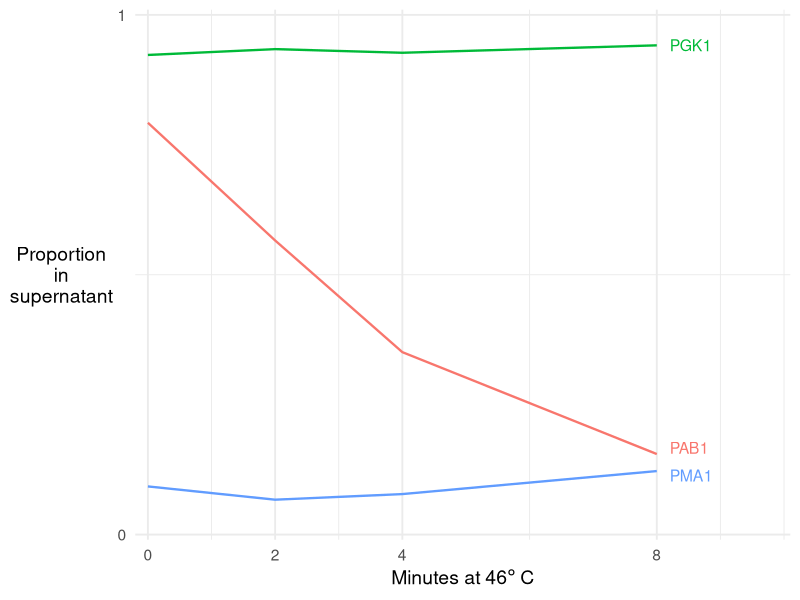
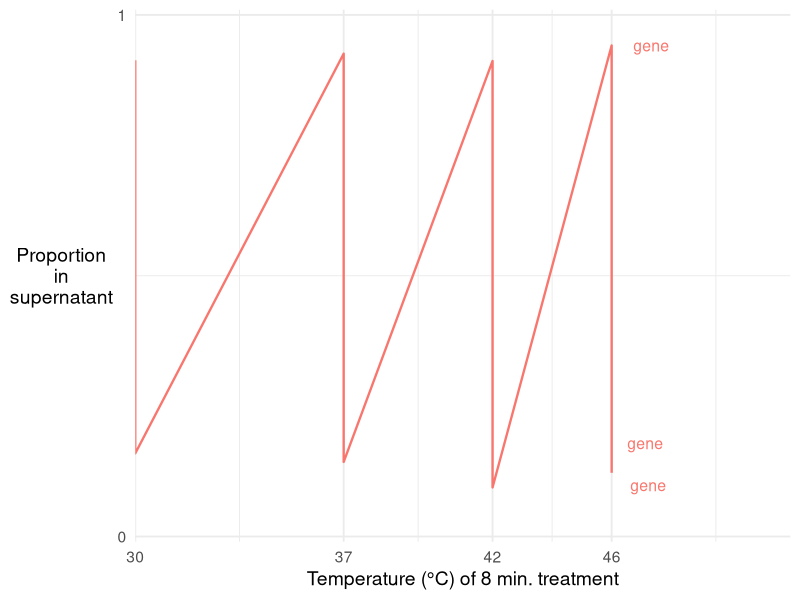
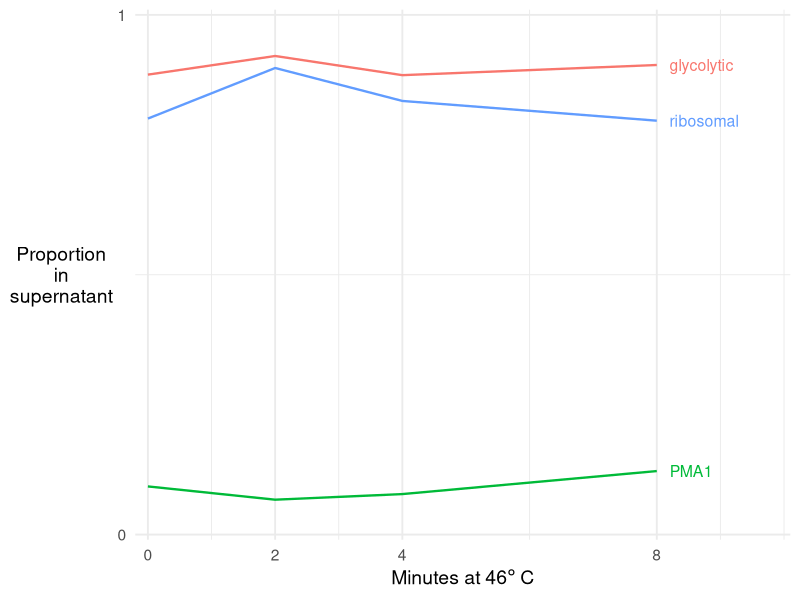
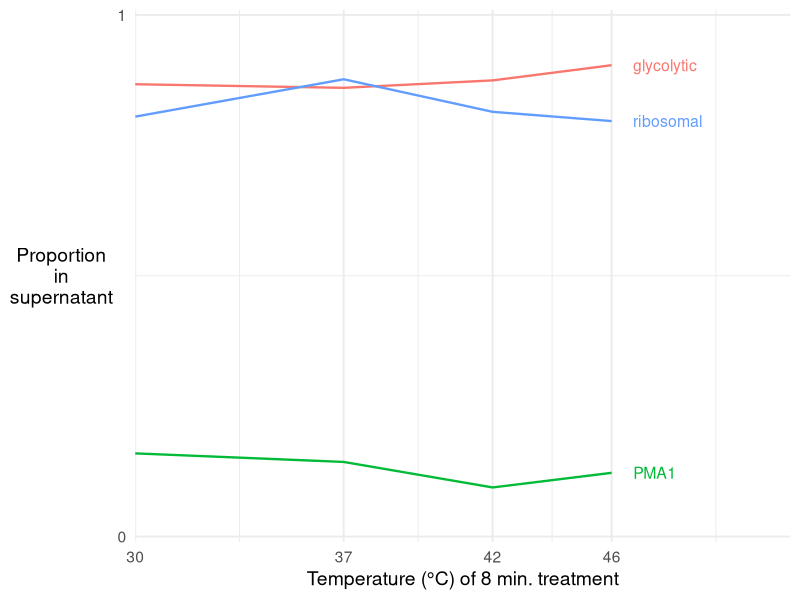

The R source for these figures, in order:
## ---- chunk 1
# install.packages(c("shiny","data.table","ggplot2","devtools"))
# devtools::install_github("aoles/shinyURL")
# query strings:
# psup_shiny/?ids=PGK1,OLA1,PMA1&idType=gene&interval=F&plotType=time
# psup_shiny/?ids=YER165W&idType=orf&interval=T&plotType=time

# To publish:
# runGitHub( "psup_shiny", "dad")
# and Publish

#library(shiny)
library(ggplot2)
library(ggrepel)
library(tidyverse)
#library(shinyURL)
## ---- chunk 2
ps_dt = read_tsv("./scer_aggregation_psup_long.txt", comment='#')

theme_set(theme_minimal(base_size=14) %+replace% theme(legend.position="none"))
## ---- chunk 3

splitstring = function(s) {
  # Take string formatted as "ribosomal=(RPS1,RPS2); glycolytic=(GLK1,TDH3)" and split into a
  # list(ribosomal=('RPS1','RPS2'), glycolytic=c('GLK1','TDH3'))
  if (T) {  s = "ribosomal=(RPS1,RPS2); glycolytic=(GLK1,TDH3)" }
  classes = str_split(s,';')[[1]]
  x = sapply(classes, function(ss) {
    res = str_split(ss,'=')[[1]]
    label=gsub("[[:space:]]",'',res[1])
    genes=str_split(gsub("\\((.*)\\)", "\\1",res[2]),',')[[1]]
    g = list(g=genes)
    names(g)[1] = label
    print(g)
    g
  }, USE.NAMES = F)
  x
}

scale_y_pSup = function(name=NULL) {
    list(scale_y_continuous(name,expand=c(0.01,0),limits=c(0,1),
                       #breaks=seq(0,1,.25),labels=c("0","","0.5","","1"))
                       breaks=c(0,1)),
         theme(axis.title.y=element_text(angle=0, vjust=0.5)))
}

scale_time = function(name=expression("Minutes at "*46*degree~C*""),
                       text=TRUE) {
    if (text) {
        mylim=c(0,9.9)
    } else {
        mylim=c(0,8)
    }
    scale_x_continuous(name,expand=c(0.01,0.1),limits=mylim,
                       breaks=c(0,2,4,8))
}

plotmygenes = function(mygenes,data=ps_dt,
                        tempexps=c("30C.rep2","37C.8min","42C.8min","46C.8min"),
                        temps=c(30,37,42,46), tempbreaks=temps,
                        timeexps=c("30C.rep1","46C.2min","46C.4min","46C.8min"),
                        times=c(0,2,4,8), 
                        errorbars=FALSE,linewidth=0.8,
                        idType=c("gene","orf")) {
    names(temps) = tempexps
    names(times) = timeexps
    
    if(idType=="gene") {
        ps_dt_temp = ps_dt |> filter(gene %in% mygenes & experiment %in% tempexps)
        ps_dt_time = ps_dt |> filter(gene %in% mygenes & experiment %in% timeexps)
    } else if(idType=="orf") {
        ps_dt_temp = ps_dt |> filter(orf %in% mygenes & experiment %in% tempexps)
        ps_dt_time = ps_dt |> filter(orf %in% mygenes & experiment %in% timeexps)
    } else {
        stop("idType must be gene or orf")
    }
    ps_dt_temp$temp = temps[ps_dt_temp$experiment ]
    plot_temp = ggplot(data=ps_dt_temp,
                        aes(x=.data[["temp"]],y=.data[["psup"]],ymin=.data[["psup.lo"]],ymax=.data[["psup.hi"]],
                                   colour=idType,label=idType)) +
        geom_line(linewidth=linewidth) + 
        geom_text_repel(size=4,data=ps_dt_temp |> filter(temp==max(temp)),
                  aes(x=max(temp)+0.5,y=psup), xlim=c(46,52)) +
        coord_cartesian(xlim=c(30,52)) +
#        scale_x_continuous(expression("Temperature "*(degree*C)*" of 8 min. treatment"),
        scale_x_continuous("Temperature (\u00b0C) of 8 min. treatment",
            breaks=tempbreaks,labels=tempbreaks, expand=c(0,0)) +
        scale_y_pSup("Proportion\nin\nsupernatant")
    
    ps_dt_time$time = times[ps_dt_time$experiment ]
    
    plot_time = ggplot(data=ps_dt_time,
                        aes_string(x="time",y="psup",ymin="psup.lo",ymax="psup.hi",
                                   colour=idType,label=idType)) +
        geom_line(size=linewidth) +
        geom_text_repel(size=4,data=subset(ps_dt_time,time==max(time)),
                  aes(x=max(time)+0.1,y=psup), xlim=c(8,12)) +
        scale_y_pSup("Proportion\nin\nsupernatant") + scale_time()
    
    if (errorbars) {
        plot_temp = plot_temp + geom_pointrange()
        plot_time = plot_time + geom_pointrange()
    }
    
    return(list(plot_time=plot_time,plot_temp=plot_temp))

}

plotgenes_categories = function(gene_cat_list,data=ps_dt,
                        tempexps=c("30C.rep2","37C.8min","42C.8min","46C.8min"),
                        temps=c(30,37,42,46), tempbreaks=temps,
                        timeexps=c("30C.rep1","46C.2min","46C.4min","46C.8min"),
                        times=c(0,2,4,8), 
                        errorbars=FALSE,linewidth=0.8,
                        idType=c("gene","orf")) {
    names(temps) = tempexps
    names(times) = timeexps
    
    if (!is_list(gene_cat_list)) {
      gene_cat_list = list("<unnamed>"=gene_cat_list)
    }

    ps_dt_temp_all = bind_rows(lapply(names(gene_cat_list), function(cat) {
        mygenes = gene_cat_list[[cat]]
        ps_dt |> filter(.data[[idType]] %in% mygenes & experiment %in% tempexps) |> mutate(category=cat)
     }))
    
    ps_dt_time_all = bind_rows(lapply(names(gene_cat_list), function(cat) {
        mygenes = gene_cat_list[[cat]]
        ps_dt |> filter(.data[[idType]] %in% mygenes & experiment %in% timeexps) |> mutate(category=cat)
     }))
    
    # Summarize by category
    ps_dt_temp = ps_dt_temp_all |> group_by(experiment, category) |> summarise(sd=sd(psup,na.rm=T), se=sd/sqrt(n()), psup=mean(psup), psup.lo=psup-sd, psup.hi=psup+sd, category=first(category))
    ps_dt_time = ps_dt_time_all |> group_by(experiment, category) |> summarise(sd=sd(psup,na.rm=T), se=sd/sqrt(n()), psup=mean(psup), psup.lo=psup-sd, psup.hi=psup+sd, category=first(category))
    
    ps_dt_temp$temp = temps[ps_dt_temp$experiment ]
    plot_temp = ggplot(data=ps_dt_temp,
                        aes(x=.data[["temp"]],y=.data[["psup"]],ymin=.data[["psup.lo"]],ymax=.data[["psup.hi"]],
                                   colour=category,label=category)) +
        geom_line(linewidth=linewidth) + 
        geom_text_repel(size=4,data=ps_dt_temp |> filter(temp==max(temps)),
                  aes(x=max(temps)+0.5,y=psup), xlim=c(46,52)) +
        coord_cartesian(xlim=c(30,52)) +
#        scale_x_continuous(expression("Temperature "*(degree*C)*" of 8 min. treatment"),
        scale_x_continuous("Temperature (\u00b0C) of 8 min. treatment",
            breaks=tempbreaks,labels=tempbreaks, expand=c(0,0)) +
        scale_y_pSup("Proportion\nin\nsupernatant")
    
    ps_dt_time$time = times[ps_dt_time$experiment ]
    
    plot_time = ggplot(data=ps_dt_time,
                        aes(x=.data[["time"]],y=.data[["psup"]],ymin=.data[["psup.lo"]],ymax=.data[["psup.hi"]],
                                   colour=category,label=category)) +
        geom_line(size=linewidth) +
        geom_text_repel(size=4,data=subset(ps_dt_time,time==max(times)),
                  aes(x=max(times)+0.1,y=psup), xlim=c(8,12)) +
        scale_y_pSup("Proportion\nin\nsupernatant") + scale_time()
    
    if (errorbars) {
        plot_temp = plot_temp + geom_pointrange()
        plot_time = plot_time + geom_pointrange()
    }
    
    return(list(plot_time=plot_time,plot_temp=plot_temp))

}
## ---- chunk 4
splitstring = function(s) {
  # Take string formatted as "ribosomal=RPS1,RPS2; glycolytic=GLK1,TDH3" and split into a
  # list(ribosomal=('RPS1','RPS2'), glycolytic=c('GLK1','TDH3'))
  #if (T) {  s = "ribosomal=RPL32,RPL4A,RPL19A,RPS9B,RPL21A,RPS29B,RPL31A,RPL35A,RPL4B; glycolytic=GLK1,TDH3; agg=ded1,pab1; membrane = por1, pma1; pgk1" }
  classes = str_split(s,';')[[1]]
  
  x = sapply(classes, function(ss) {
    res = str_split(ss,'=')[[1]]
    if (length(res)==2){
      label=gsub("[[:space:]]",'',res[1])
      genenames = res[2]
    } else {
      # No label; use gene as label
      trimname = gsub("[[:space:]]",'',res[1])
      label=toupper(trimname)
      genenames = trimname
    }
    #genes=toupper(str_split(gsub("\\((.*)\\)", "\\1",genenames),',')[[1]])
    genes=toupper(gsub("[[:space:]]", "", str_split(genenames,',')[[1]]))
    g = list(g=genes)
    names(g)[1] = label
    #print(g)
    g
  }, USE.NAMES = F)
  x
}

plot_from_input = function(s, errorbars, idType) {
  if (grepl('=',s,fixed=TRUE)) { 
    # This is a named list
    ids = splitstring(s)
    #print(paste("named categories:",ids))
    fun = plotgenes_categories
  } else {
    ids = toupper(strsplit(gsub(" ", "", s, fixed = TRUE),",")[[1]])
    #print(paste("flat list:",ids))
    fun = plotmygenes
  }
  print(ids)
  print(idType)
  fun(ids, errorbars=errorbars, idType=idType)
}

splitstring('ribosomal=rps1,RPS2; glycolytic=GLK1,TDH3; pma1; membrane=pma1, por1')
plot_from_input("PAB1,PGK1,PMA1", FALSE, "gene")
plot_from_input("ribosomal=rps1,RPS2; glycolytic=GLK1,TDH3; pma1", FALSE, "gene")
ribgenes = unique(unlist(ps_dt |> filter(substring(gene, 1,3) %in% c('RPL','RPS')) |> select(gene)))
#rib2genes = setdiff(ribgenes, c('RPL23B','RPS14B','RPL38','RPL39','RPS27'))
#agggenes = c('PAB1','DED1','XRN1','DCP1','NUG1','OLA1')
#p = plotgenes_categories(list("ribosomal"=ribgenes, "aggregator"=agggenes), idType='gene', errorbars = TRUE)
#p$plot_temp
